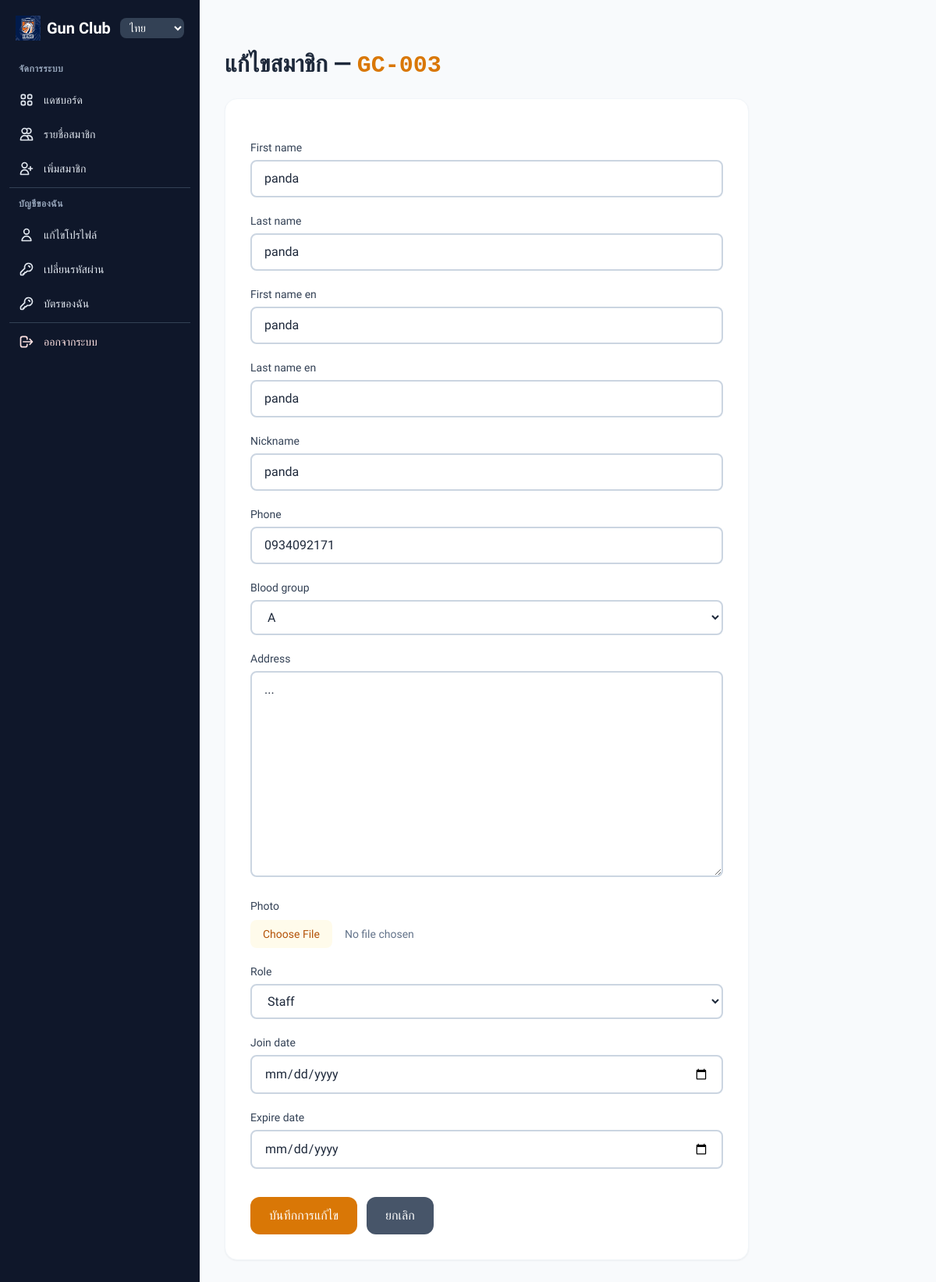
Screenshot of /th/edit/3/ (signed in) with the database file from the repository.
### members/models.py (models this page shows, shortened)
class Member(models.Model):
    ROLE_CHOICES = [
        ('MEMBER', 'Member'),
        ('STAFF', 'Staff'),
        ('COMMITTEE', 'Committee'),
        ('PRESIDENT', 'President'),
    ]
    BLOOD_CHOICES = [
        ('A', 'A'),
        ('B', 'B'),
        ('AB', 'AB'),
        ('O', 'O'),
    ]
    user = models.OneToOneField(User, on_delete=models.CASCADE)
    member_id = models.CharField(
        max_length=20,
        unique=True,
        editable=False
    )
    public_id = models.UUIDField(default=uuid.uuid4, unique=True, editable=False)
    first_name = models.CharField(max_length=100)
    last_name = models.CharField(max_length=100)
    first_name_en = models.CharField(max_length=100, blank=True)
    last_name_en = models.CharField(max_length=100, blank=True)
    nickname = models.CharField(max_length=50, blank=True)
    phone = models.CharField(max_length=20, blank=True, validators=[phone_validator])
    blood_group = models.CharField(
        max_length=3,
        choices=BLOOD_CHOICES,
        blank=True
    )
    address = models.TextField(blank=True)
    photo = models.ImageField(upload_to='member_photos/', blank=True, null=True)
    join_date = models.DateField()
    expire_date = models.DateField(blank=True, null=True)
    role = models.CharField(
        max_length=20,
        choices=ROLE_CHOICES,
        default='MEMBER'
    )
    is_active = models.BooleanField(default=True)
    class Meta:
        indexes = [
            models.Index(fields=['public_id']),
            models.Index(fields=['member_id']),
        ]

### members/decorators.py (the view)
        def wrapper(request, *args, **kwargs):
            try:
                member = Member.objects.get(user=request.user)
            except Member.DoesNotExist:
                messages.error(request, _("คุณไม่มีสิทธิ์เข้าหน้านี้"))
                return redirect("staff_login")
            if member.role not in allowed_roles:
                messages.error(request, _("คุณไม่มีสิทธิ์เข้าหน้านี้"))
                if member.role == "MEMBER":
                    return redirect("member_dashboard")
                return redirect("staff_dashboard")
            return view_func(request, *args, **kwargs)

### members/views.py (called while the page is built)
@login_required
@role_required(["STAFF", "COMMITTEE", "PRESIDENT"])
def edit_member(request, pk):
    member = get_object_or_404(Member, pk=pk)
    if request.method == "POST":
        form = MemberForm(request.POST, request.FILES, instance=member, user=request.user)
        if form.is_valid():
            form.save()
            messages.success(request, _("แก้ไขข้อมูล %(member_id)s เรียบร้อยแล้ว") % {"member_id": member.member_id})
            return redirect("member_list")
    else:
        form = MemberForm(instance=member, user=request.user)
    return render(request, "members/edit_member.html", {
        "form": form,
        "member": member
    })

### members/templates/members/edit_member.html (shortened to what this page needs)
{% extends "base.html" %}
{% load i18n %}
{% block content %}
<div class="max-w-2xl">
    <h1 class="text-2xl sm:text-3xl font-bold mb-6 text-slate-800">
        {% trans "แก้ไขสมาชิก" %} — <span class="font-mono text-amber-600">{{ member.member_id }}</span>
    </h1>
    <div class="bg-white rounded-2xl shadow-sm border border-slate-100 p-5 sm:p-8">
        <form method="POST" enctype="multipart/form-data" class="space-y-5">
            {% for field in form %}
            <div>
                <label class="block text-sm font-medium text-slate-700 mb-1.5">{{ field.label }}</label>
                {% if field.name == "photo" %}
                    <div class="mt-2">
                        <input type="file" name="photo" accept="image/*"
                               class="block w-full text-sm text-slate-500 file:mr-4 file:py-2 file:px-4 file:rounded-lg file:border-0 file:text-sm file:font-medium file:bg-amber-50 file:text-amber-700 hover:file:bg-amber-100">
                    </div>
                {% else %}
                    {{ field }}
                {% endif %}
            </div>
            {% endfor %}
            <div class="pt-4 flex flex-col sm:flex-row gap-3">
                <button type="submit" class="btn-primary py-3 px-6 w-full rounded-xl sm:w-auto bg-amber-600 hover:bg-amber-700 text-white">
                    {% trans "บันทึกการแก้ไข" %}
                </button>
                <a href="{% url 'member_list' %}" class="btn-secondary py-3 px-6 rounded-xl text-center w-full sm:w-auto bg-slate-600 hover:bg-slate-700 text-white">
                    {% trans "ยกเลิก" %}
                </a>
            </div>
        </form>
    </div>
</div>
{% endblock %}

### members/templates/base.html (style rules this page uses)
body { font-family: 'Sarabun', sans-serif; }
.btn-primary { @apply bg-amber-600 hover:bg-amber-700 text-white font-medium px-5 py-2.5 rounded-lg transition shadow-sm; }
.btn-secondary { @apply bg-slate-600 hover:bg-slate-700 text-white font-medium px-5 py-2.5 rounded-lg transition; }

### rows the page displays
Member: member_id "GC-003", form "panda" "panda" "panda" "panda" "panda" "0934092171" "A" "..." "Staff"

### other values shown
{{ field.label }} "First name" "Last name" "First name en" "Last name en" "Nickname" "Phone" "Blood group" "Address" "Photo" "Role" "Join date" "Expire date"
